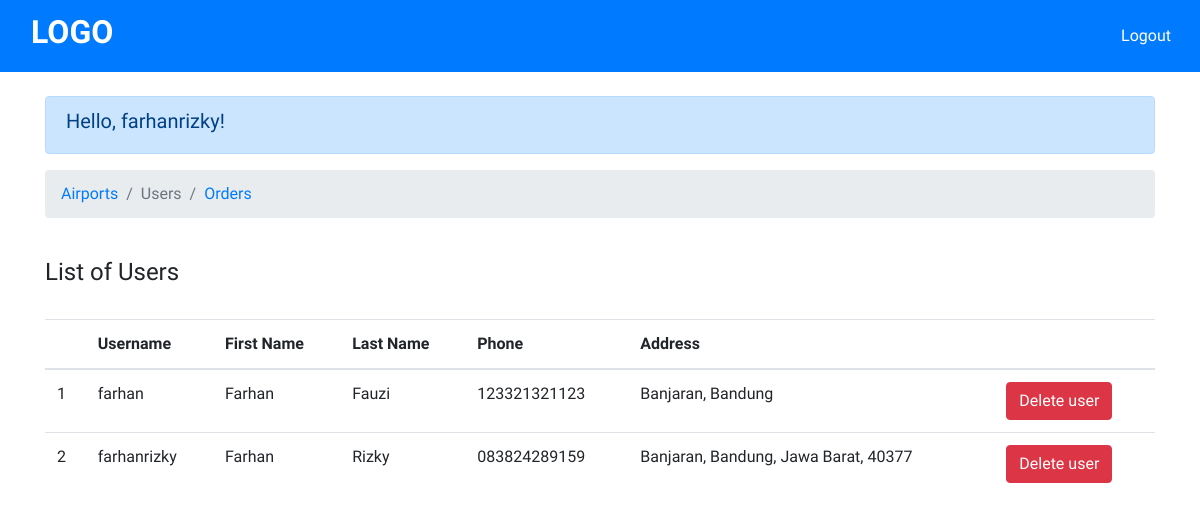
/admin/admin-users.php (signed in), run on the app's committed database.
### tables this page shows
CREATE TABLE `users` (
  `username` varchar(50) NOT NULL,
  `first_name` varchar(15) NOT NULL,
  `last_name` varchar(15) NOT NULL,
  `phone` varchar(15) NOT NULL,
  `address` varchar(100) NOT NULL
);

### admin/admin-users.php (the view, shortened to what this page needs)
<!DOCTYPE html>
<html lang="en">
<head>
  <link rel="stylesheet" href="https://maxcdn.bootstrapcdn.com/bootstrap/4.0.0/css/bootstrap.min.css">
</head>
<body>
  <nav class="navbar navbar-light bg-primary">
    <a class="navbar-brand" href="admin-airports.php">
      <div class="container" style="color: white;">
        <h2><b>LOGO</b></h2>
      </div>
    </a>
    <span class="navbar-text">
      <a href="../logout.php" style="color: white;" class="btn">Logout</a>
    </span>
  </nav>
  <div class="container">
    <br>
    <div class="alert alert-primary" role="alert">
      <h5>Hello, <?php echo $_SESSION['username']; ?>!</h5>
    </div>
    <nav aria-label="breadcrumb">
      <ol class="breadcrumb">
        <li class="breadcrumb-item"><a href="admin-airports.php">Airports</a></li>
        <li class="breadcrumb-item active" aria-current="page">Users</li>
        <li class="breadcrumb-item"><a href="admin-orders.php">Orders</a></li>
      </ol>
    </nav>
    <br>
    <h4>List of Users</h4>
    <br>
    <div class="table-responsive">
      <table class="table">
        <thead>
          <tr>
            <th></th>
            <th>Username</th>
            <th>First Name</th>
            <th>Last Name</th>
            <th>Phone</th>
            <th>Address</th>
            <th></th>
          </tr>
        </thead>
        <tbody>
          <tr>
            <?php
            include '../config.php';
            $num = 1;
            $getTableUsers = mysqli_query(
              $connect,
              "SELECT * FROM users WHERE NOT username LIKE 'admin%'
              ORDER BY username"
            );
            while ($getDataTableUsers = mysqli_fetch_array($getTableUsers)) {
            ?>
              <td><?php echo $num++ ?></td>
              <td><?php echo $getDataTableUsers['username']; ?></td>
              <td><?php echo $getDataTableUsers['first_name']; ?></td>
              <td><?php echo $getDataTableUsers['last_name']; ?></td>
              <td><?php echo $getDataTableUsers['phone']; ?></td>
              <td><?php echo $getDataTableUsers['address']; ?></td>
              <?php
              echo "<td><a href='delete-user.php?username=$getDataTableUsers[username]' class='btn btn-danger'>Delete user</a></td>";
              ?>
          </tr>
        <?php
            }
        ?>
        </tbody>
      </table>
    </div>
  </div>
</body>
</html>

### admin/admin-users.php (style rules this page uses)
body { font-family: 'Oswald', sans-serif; font-family: 'Raleway', sans-serif; }

### data on the page
users: username "farhan", first_name "Farhan", last_name "Fauzi", phone "123321321123", address "Banjaran, Bandung"
users: username "farhanrizky", first_name "Farhan", last_name "Rizky", phone "083824289159", address "Banjaran, Bandung, Jawa Barat, 40377"

### other printed values
$_SESSION['username'] "farhanrizky"
